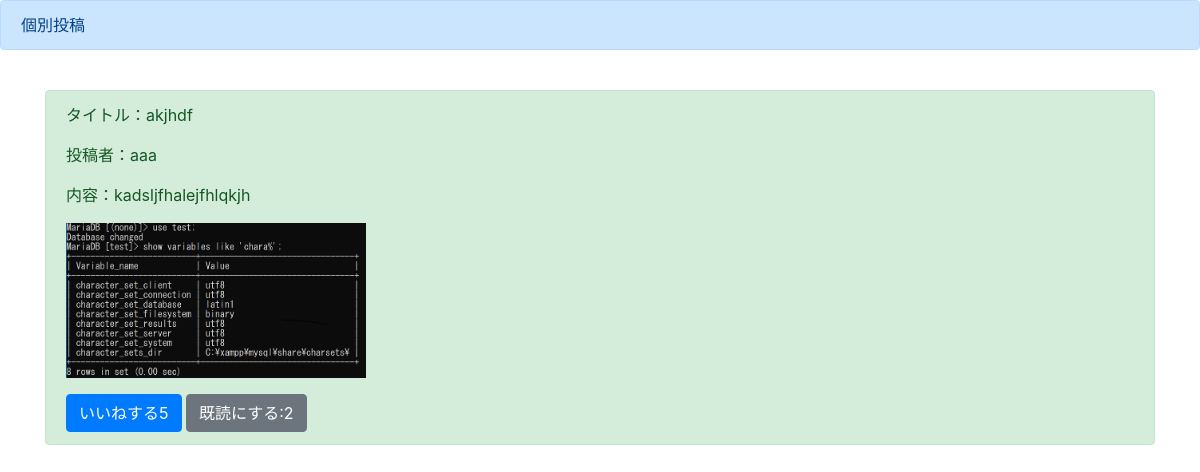
Screenshot of /detail/1 (signed in) with the database file from the repository.
### boardapp/models.py (models this page shows)
class BoardModel(models.Model):
    title = models.CharField(max_length=100)
    content = models.TextField()
    author = models.CharField(max_length=100)
    images = models.ImageField(upload_to = '')
    good = models.IntegerField(default=0)
    read = models.IntegerField(default=0)
    readtext = models.CharField(max_length=200, null=True, blank=True, default='admin')

### boardapp/views.py (the view)
# urls.py: path('detail/<int:pk>', detailfunc, name = 'detail'),
@login_required
def detailfunc(request, pk):
    object = BoardModel.objects.get(pk=pk)
    return render(request, 'detail.html', {'object': object})

### templates/detail.html
{% extends 'base.html' %}
{% block header %}
<div class="alert alert-primary" role="alert">
  個別投稿
</div>
{% endblock header %}
{% block content %}
<div class="container">
  <div class="alert alert-success" role="alert">
    <p>タイトル：{{ object.title }}</p>
    <p>投稿者：{{ object.author }}</p>
    <p>内容：{{ object.content }}</p>
    <p><img src="{{ object.images.url }}" alt="画像" width=300></p>
    <a href="{% url 'boardapp:good' object.pk %}" class="btn btn-primary btn " role="button" aria-pressed="true">いいねする{{ object.good }}</a>
    <a href="{% url 'boardapp:read' object.pk %}" class="btn btn-secondary btn" role="button" aria-pressed="true">既読にする:{{ object.read }}</a>
  </div>
</div>
{% endblock content %}

### rows the page displays
BoardModel: title "akjhdf", author "aaa", content "kadsljfhalejfhlqkjh", images (picture), good "5", read "2"
